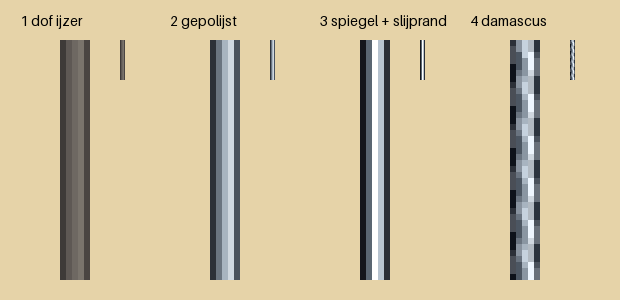

Reproduce this figure in Python.
# Test op spriteschaal: hoornstrook 5 px breed, 40 px lang, 6x vergroot.
# 1 dof ijzer, 2 gepolijst staal, 3 spiegelglans + slijprand, 4 damascus
from PIL import Image, ImageDraw, ImageFont
import math
H,W = 40,5
def strook(fn):
    im = Image.new("RGB",(W,H)); px = im.load()
    for y in range(H):
        for x in range(W): px[x,y] = fn(x,y)
    return im
hx = lambda h: tuple(int(h[i:i+2],16) for i in (1,3,5))
dof = [hx(c) for c in ("#3E3A38","#5E5854","#6E6862","#7A746C","#4A4542")]
pol = [hx(c) for c in ("#2C3038","#6A7480","#A8B4C0","#D0D8E0","#4A525C")]
spi = [hx(c) for c in ("#14161C","#5A6672","#FFFFFF","#B8C4D0","#2A2E36")]
def damas(x,y):
    v = math.sin((y*0.9) + math.sin(x*1.3)*2.0)
    base = pol[x]
    return tuple(min(255,max(0,int(b + (30 if v>0.3 else -30 if v<-0.3 else 0)))) for b in base)
rows = [("1 dof ijzer",lambda x,y: dof[x]),("2 gepolijst",lambda x,y: pol[x]),
        ("3 spiegel + slijprand",lambda x,y: spi[x]),("4 damascus",damas)]
S=6; f = ImageFont.load_default(size=14)
out = Image.new("RGB",(len(rows)*150+20, H*S+60),"#E6D3A8"); d = ImageDraw.Draw(out)
for i,(n,fn) in enumerate(rows):
    s = strook(fn).resize((W*S,H*S),Image.NEAREST)
    out.paste(s,(20+i*150+40,40)); out.paste(strook(fn),(20+i*150+100,40))
    d.text((20+i*150,12),n,fill="#000",font=f)
out.save("docs/concept/sprites/impala_lijn/staal_test.png")
